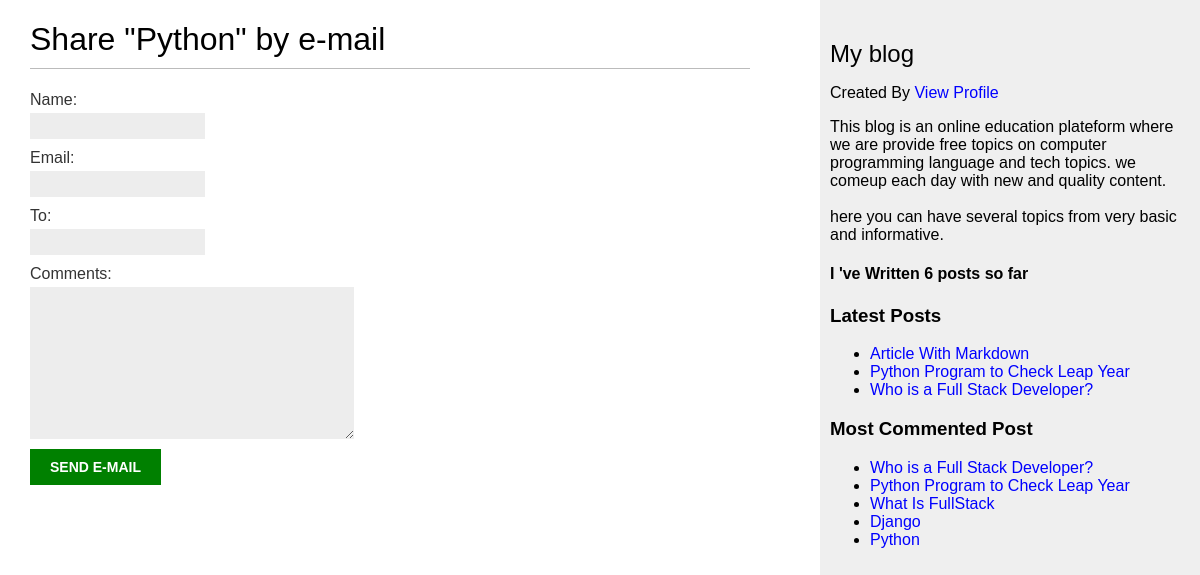
Screenshot of /blog/15/share/ with the database file from the repository.
### blog/models.py (models this page shows, shortened)
class Post(models.Model):
    STATUS_CHOICES= ( ('draft','Draft'),('published','Published'),
                      )
    title = models.CharField(max_length=250)
    slug = models.SlugField(max_length=250, unique_for_date='publish')
    author = models.ForeignKey(User,on_delete=models.CASCADE,related_name='blog_posts')
    body = models.TextField()
    publish = models.DateTimeField(default=timezone.now)
    created = models.DateTimeField(auto_now_add=True)
    updated = models.DateTimeField(auto_now=True)
    status = models.CharField(max_length=10,choices=STATUS_CHOICES,default='draft')
    objects = models.Manager()
    published = PublishedManager()
    tag = TaggableManager()
    def get_absolute_url(self):
        return reverse('blog:post_detail',
                    args=[self.publish.year,
                          self.publish.month,
                          self.publish.day,
                          self.slug])
    class Meta:
        ordering = ('-publish',)

### blog/views.py (the view)
# urls.py: path('<int:post_id>/share/',views.post_share, name='post_share'),
def post_share(request, post_id):
    post = get_object_or_404(Post, id=post_id, status='published')
    sent = False
    if request.method == 'POST':
        form = EmailPostForm(request.POST)
        if form.is_valid():
            cd = form.cleaned_data
            post_url = request.build_absolute_uri(post.get_absolute_url())
            subject = f"{cd['name']} recommends you read" f"{post.title}"
            message = f"Read {post.title} at {post_url}\n\n" f"{cd['name']}\'s commnets: {cd['comments']}"
            send_mail(subject, message, 'anonyy4u@gmail.com', [cd['to']])
            sent = True
    else:
        form = EmailPostForm()
    return render(request, 'blog/post/share.html', {'post': post, 'form': form, 'sent': sent})

### blog/forms.py
class EmailPostForm(forms.Form):
    name = forms.CharField(max_length=25)
    email = forms.EmailField()
    to = forms.EmailField()
    comments = forms.CharField(required=False,widget=forms.Textarea)

### blog/models.py (called while the page is built)
    def get_queryset(self):
        return super(PublishedManager,self).get_queryset().filter(status='published')

### blog/templatetags/blog_tags.py (called while the page is built)
@register.simple_tag
def total_posts():
    return Post.published.count()

@register.simple_tag
def get_most_commented_posts(count=5):
    return Post.published.annotate(
        total_comments = Count('comments')
    ).order_by('-total_comments')[:count]

@register.inclusion_tag("blog/post/latest_posts.html")
def show_latest_posts(count=5):
    latest_posts = Post.published.order_by('-publish')[:count]
    return {'latest_posts':latest_posts}

### blog/templates/blog/post/share.html (shortened to what this page needs)
{% extends "blog/base.html" %}
{%block content %}
{% if sent %}
    <h1>E-mail successfully sent</h1>
<p>
    "{{ post.title }}" was successfully sent to {{ form.cleaned_data.to }}
</p>
{% else %}
    <h1>Share "{{ post.title }}" by e-mail</h1>
    <form method="post">
    {{ form.as_p }} {% csrf_token %}
    <input type="submit" value="Send E-Mail" />
</form>
{% endif %}
{% endblock %}

### blog/templates/blog/base.html (shortened to what this page needs)
{% load blog_tags %}
{% load static %}
<html>
<head>
  <link href="{% static "css/blog.css" %}" rel="stylesheet">
</head>
<body>
  <div id="content">
    {% block content %}
    {% endblock %}
  </div>
  <div id="sidebar">
    <h2>My blog</h2>
    <p>Created By <a href ="https://www.linkedin.com/in/rohit-kushwaha1/"> View Profile</a></p>
    <p>This blog is an online education plateform where we are provide free topics on computer programming language and tech topics.
      we comeup each day with new and quality content.<br>
      <br>
      here you can have several topics from very basic and informative.
    </p>
    <p><h4> I 've Written {% total_posts %} posts so far</h4></p>
    <h3>Latest Posts</h3>
    {% show_latest_posts 3 %}
    <h3>Most Commented Post </h3>
    {% get_most_commented_posts as get_most_commented_posts %}
    <ul>
      {% for post in get_most_commented_posts %}
      <li>
        <a href = "{{ post.get_absolute_url }}">{{ post.title }}</a>
      </li>
      {% endfor %}
    </ul>
  </div>
</body>
</html>

### blog/templates/blog/post/latest_posts.html
<ul>
    {% for post in latest_posts %}
    <li>
        <a href = "{{post.get_absolute_url }}">{{ post.title }}</a>
    </li>
    {% endfor %}
</ul>

### blog/static/css/blog.css (style rules this page uses)
body { margin:0; padding:0; font-family:helvetica, sans-serif; }
a { color:blue; text-decoration: none; }
h1 { font-weight:normal; border-bottom:1px solid #bbb; padding:0 0 10px 0; }
h2 { font-weight:normal; margin:30px 0 0; }
#content { float:left; width:60%; padding:0 0 0 30px; }
#sidebar { float:right; width:30%; padding:10px; background:#efefef; height:100%; }
label { float:left; clear:both; color:#333; margin-bottom:4px; }
input, textarea { clear:both; float:left; margin:0 0 10px; background:#ededed; border:0; padding:6px 10px; font-size:12px; }
input[type=submit] { font-weight:bold; background:green; color:#fff; padding:10px 20px; font-size:14px; text-transform:uppercase; }

### rows the page displays
Post: title "Python"
Post: title "Article With Markdown"
Post: title "Python Program to Check Leap Year"
Post: title "Who is a Full Stack Developer?"
Post: title "What Is FullStack"
Post: title "Django"
